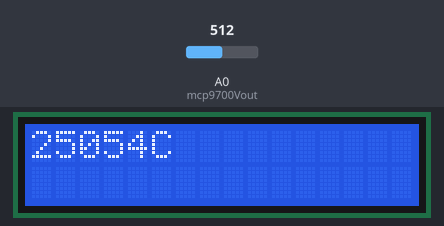
Bench run of a sketch on a simulated Arduino Uno, built with avr-gcc and run on an emulated ATmega328P. Shown: 16×2 character LCD. The test bench sets the inputs (shaded band); at power-on: A0 (mcp9700Vout) = 512. What the sketch prints to the serial monitor is not drawn.

Above: at 1.2 s.
1.3 s: A0 (mcp9700Vout) set to 216
At 3.2 s:
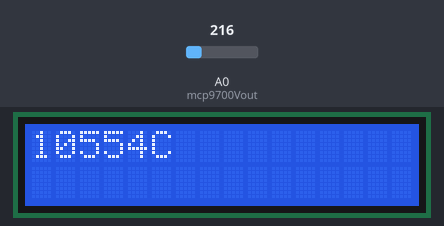
3.5 s: A0 (mcp9700Vout) set to 189
At 5.1 s:
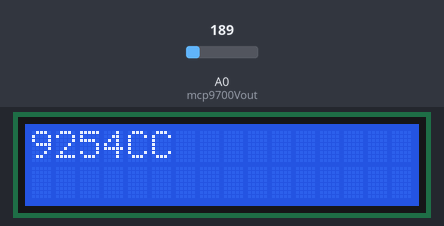
5.5 s: A0 (mcp9700Vout) set to 22
At 6.8 s:
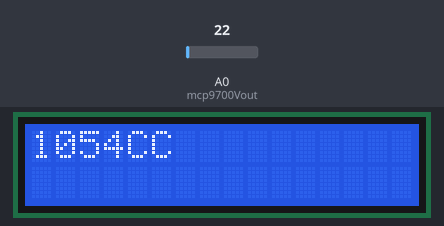
7.5 s: A0 (mcp9700Vout) set to 18
At 8.4 s:
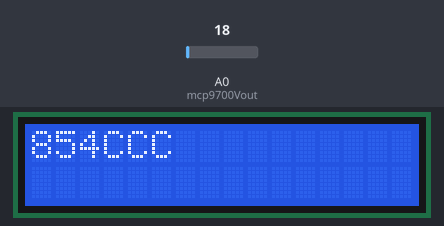
Timing chart, 0 to 10.5 s (numbered marks = the images above; inputs shaded):
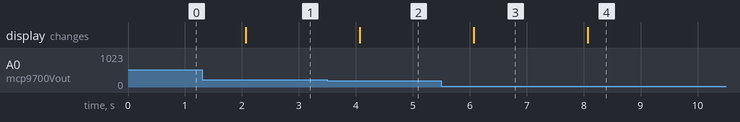

The sketch:

Lcd_TempSensor.ino
```cpp
//temperature sensor MCP9700 and 16X2 LCD
const int mcp9700Vout=0;
#include <LiquidCrystal.h>         //Add this library to initialize LCD
LiquidCrystal lcd(12,11,10,5,4,3,2); //initialize pins for LCD
const byte degreeSymbol="B11011111";  //used to display degree sign on LCD
void setup()
{
    lcd.begin(16,2);
    Serial.begin(9600);
}

void loop()
{
    long degree;
    degree=mcp9700(mcp9700Vout);
    Serial.print("degrees Celsius = ");
    Serial.print(degree);
    Serial.println("c");
    lcd.setCursor(0,0);
    lcd.print(degree,DEC);
    lcd.print(degreeSymbol);
    lcd.print("C");
    delay(1000);
}
long mcp9700(int mcp9700Vout)
{
  int value;
  long degree;
  value=analogRead(mcp9700Vout);
  degree=(long)value*500/1024;
  return degree;
}
/*/////////////////////////////////
          LCD
//////////////////////////////////*/
```

Measured:
- the behaviour switches between 205 and 204 on A0 (mcp9700Vout) (found by bisection; images 1 and 2)
- the behaviour switches between 21 and 20 on A0 (mcp9700Vout) (found by bisection; images 3 and 4)
- after the input at 1.3 s, the display: changes after 0.77 s (image 1)
- after the input at 3.5 s, the display: changes after 0.57 s (image 2)
- after the input at 5.5 s, the display: changes after 0.57 s (image 3)
- after the input at 7.5 s, the display: changes after 0.58 s (image 4)
